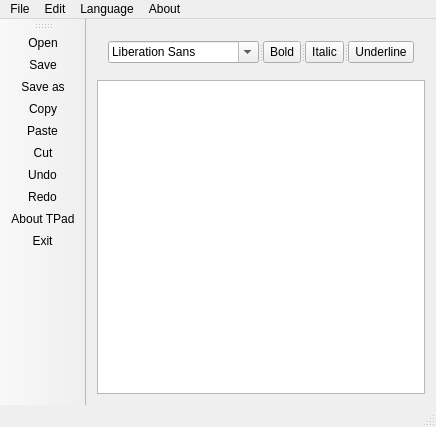
<?xml version="1.0" encoding="UTF-8"?>
<ui version="4.0">
 <class>MainWindow</class>
 <widget class="QMainWindow" name="MainWindow">
  <property name="geometry">
   <rect>
    <x>0</x>
    <y>0</y>
    <width>431</width>
    <height>427</height>
   </rect>
  </property>
  <property name="windowTitle">
   <string>MainWindow</string>
  </property>
  <property name="windowIcon">
   <iconset resource="icons.qrc">
    <normaloff>:/icons/icons/icon.png</normaloff>:/icons/icons/icon.png</iconset>
  </property>
  <property name="locale">
   <locale language="English" country="UnitedStates"/>
  </property>
  <widget class="QWidget" name="centralWidget">
   <layout class="QVBoxLayout" name="verticalLayout">
    <item>
     <widget class="QWidget" name="Toolbar" native="true">
      <property name="enabled">
       <bool>true</bool>
      </property>
      <layout class="QHBoxLayout" name="horizontalLayout">
       <item>
        <widget class="QSplitter" name="splitter">
         <property name="orientation">
          <enum>Qt::Horizontal</enum>
         </property>
         <widget class="QFontComboBox" name="fontComboBox">
          <property name="maximumSize">
           <size>
            <width>151</width>
            <height>23</height>
           </size>
          </property>
          <property name="toolTip">
           <string>Font</string>
          </property>
         </widget>
         <widget class="QToolButton" name="boldBtn">
          <property name="toolTip">
           <string>Bold</string>
          </property>
          <property name="text">
           <string>Bold</string>
          </property>
          <property name="icon">
           <iconset theme="format-text-bold">
            <normaloff>.</normaloff>.</iconset>
          </property>
          <property name="checkable">
           <bool>true</bool>
          </property>
         </widget>
         <widget class="QToolButton" name="italicBtn">
          <property name="toolTip">
           <string>Italic</string>
          </property>
          <property name="text">
           <string>Italic</string>
          </property>
          <property name="icon">
           <iconset theme="format-text-italic">
            <normaloff>.</normaloff>.</iconset>
          </property>
          <property name="checkable">
           <bool>true</bool>
          </property>
         </widget>
         <widget class="QToolButton" name="underlineBtn">
          <property name="toolTip">
           <string>Underline</string>
          </property>
          <property name="locale">
           <locale language="English" country="UnitedStates"/>
          </property>
          <property name="text">
           <string>Underline</string>
          </property>
          <property name="icon">
           <iconset theme="format-text-underline">
            <normaloff>.</normaloff>.</iconset>
          </property>
          <property name="checkable">
           <bool>true</bool>
          </property>
         </widget>
        </widget>
       </item>
      </layout>
     </widget>
    </item>
    <item>
     <widget class="QTextEdit" name="textEdit"/>
    </item>
   </layout>
  </widget>
  <widget class="QMenuBar" name="menuBar">
   <property name="geometry">
    <rect>
     <x>0</x>
     <y>0</y>
     <width>431</width>
     <height>20</height>
    </rect>
   </property>
   <widget class="QMenu" name="menuFile">
    <property name="title">
     <string>File</string>
    </property>
    <addaction name="actionNew_File"/>
    <addaction name="actionOpen"/>
    <addaction name="actionSave"/>
    <addaction name="actionSave_as"/>
    <addaction name="actionExit"/>
   </widget>
   <widget class="QMenu" name="menuEdit">
    <property name="title">
     <string>Edit</string>
    </property>
    <addaction name="actionCopy"/>
    <addaction name="actionPaste"/>
    <addaction name="actionCut"/>
    <addaction name="actionUndo"/>
    <addaction name="actionRedo"/>
   </widget>
   <widget class="QMenu" name="menuAbout">
    <property name="title">
     <string>About</string>
    </property>
    <addaction name="actionAbout_TPad"/>
   </widget>
   <widget class="QMenu" name="menuLanguage">
    <property name="title">
     <string>Language</string>
    </property>
   </widget>
   <addaction name="menuFile"/>
   <addaction name="menuEdit"/>
   <addaction name="menuLanguage"/>
   <addaction name="menuAbout"/>
  </widget>
  <widget class="QToolBar" name="mainToolBar">
   <attribute name="toolBarArea">
    <enum>LeftToolBarArea</enum>
   </attribute>
   <attribute name="toolBarBreak">
    <bool>false</bool>
   </attribute>
   <addaction name="actionOpen"/>
   <addaction name="actionSave"/>
   <addaction name="actionSave_as"/>
   <addaction name="actionCopy"/>
   <addaction name="actionPaste"/>
   <addaction name="actionCut"/>
   <addaction name="actionUndo"/>
   <addaction name="actionRedo"/>
   <addaction name="actionAbout_TPad"/>
   <addaction name="actionExit"/>
  </widget>
  <widget class="QStatusBar" name="statusBar"/>
  <action name="actionOpen">
   <property name="icon">
    <iconset resource="icons.qrc">
     <normaloff>:/icons/icons/Open.png</normaloff>:/icons/icons/Open.png</iconset>
   </property>
   <property name="text">
    <string>Open...</string>
   </property>
   <property name="shortcut">
    <string>Ctrl+O</string>
   </property>
  </action>
  <action name="actionSave">
   <property name="icon">
    <iconset resource="icons.qrc">
     <normaloff>:/icons/icons/Save.png</normaloff>:/icons/icons/Save.png</iconset>
   </property>
   <property name="text">
    <string>Save</string>
   </property>
   <property name="shortcut">
    <string>Ctrl+S</string>
   </property>
  </action>
  <action name="actionSave_as">
   <property name="icon">
    <iconset resource="icons.qrc">
     <normaloff>:/icons/icons/Save as.png</normaloff>:/icons/icons/Save as.png</iconset>
   </property>
   <property name="text">
    <string>Save as...</string>
   </property>
   <property name="shortcut">
    <string>Ctrl+Shift+S</string>
   </property>
  </action>
  <action name="actionExit">
   <property name="icon">
    <iconset resource="icons.qrc">
     <normaloff>:/icons/icons/Exit.png</normaloff>:/icons/icons/Exit.png</iconset>
   </property>
   <property name="text">
    <string>Exit</string>
   </property>
   <property name="shortcut">
    <string>Ctrl+Q</string>
   </property>
  </action>
  <action name="actionCopy">
   <property name="icon">
    <iconset resource="icons.qrc">
     <normaloff>:/icons/icons/Copy.png</normaloff>:/icons/icons/Copy.png</iconset>
   </property>
   <property name="text">
    <string>Copy</string>
   </property>
   <property name="shortcut">
    <string>Ctrl+C</string>
   </property>
  </action>
  <action name="actionPaste">
   <property name="icon">
    <iconset resource="icons.qrc">
     <normaloff>:/icons/icons/Paste.png</normaloff>:/icons/icons/Paste.png</iconset>
   </property>
   <property name="text">
    <string>Paste</string>
   </property>
   <property name="shortcut">
    <string>Ctrl+V</string>
   </property>
  </action>
  <action name="actionCut">
   <property name="icon">
    <iconset resource="icons.qrc">
     <normaloff>:/icons/icons/Cut.png</normaloff>:/icons/icons/Cut.png</iconset>
   </property>
   <property name="text">
    <string>Cut</string>
   </property>
   <property name="shortcut">
    <string>Ctrl+X</string>
   </property>
  </action>
  <action name="actionUndo">
   <property name="icon">
    <iconset resource="icons.qrc">
     <normaloff>:/icons/icons/Undo.png</normaloff>:/icons/icons/Undo.png</iconset>
   </property>
   <property name="text">
    <string>Undo</string>
   </property>
   <property name="shortcut">
    <string>Ctrl+Z</string>
   </property>
  </action>
  <action name="actionRedo">
   <property name="icon">
    <iconset resource="icons.qrc">
     <normaloff>:/icons/icons/Redo.png</normaloff>:/icons/icons/Redo.png</iconset>
   </property>
   <property name="text">
    <string>Redo</string>
   </property>
   <property name="shortcut">
    <string>Ctrl+Shift+Z</string>
   </property>
  </action>
  <action name="actionAbout_TPad">
   <property name="icon">
    <iconset resource="icons.qrc">
     <normaloff>:/icons/icons/About.png</normaloff>:/icons/icons/About.png</iconset>
   </property>
   <property name="text">
    <string>About TPad</string>
   </property>
  </action>
  <action name="actionNew_File">
   <property name="icon">
    <iconset resource="icons.qrc">
     <normaloff>:/icons/icons/New.png</normaloff>:/icons/icons/New.png</iconset>
   </property>
   <property name="text">
    <string>New File</string>
   </property>
   <property name="shortcut">
    <string>Ctrl+N</string>
   </property>
  </action>
 </widget>
 <layoutdefault spacing="6" margin="11"/>
 <resources>
  <include location="icons.qrc"/>
 </resources>
 <connections/>
</ui>
